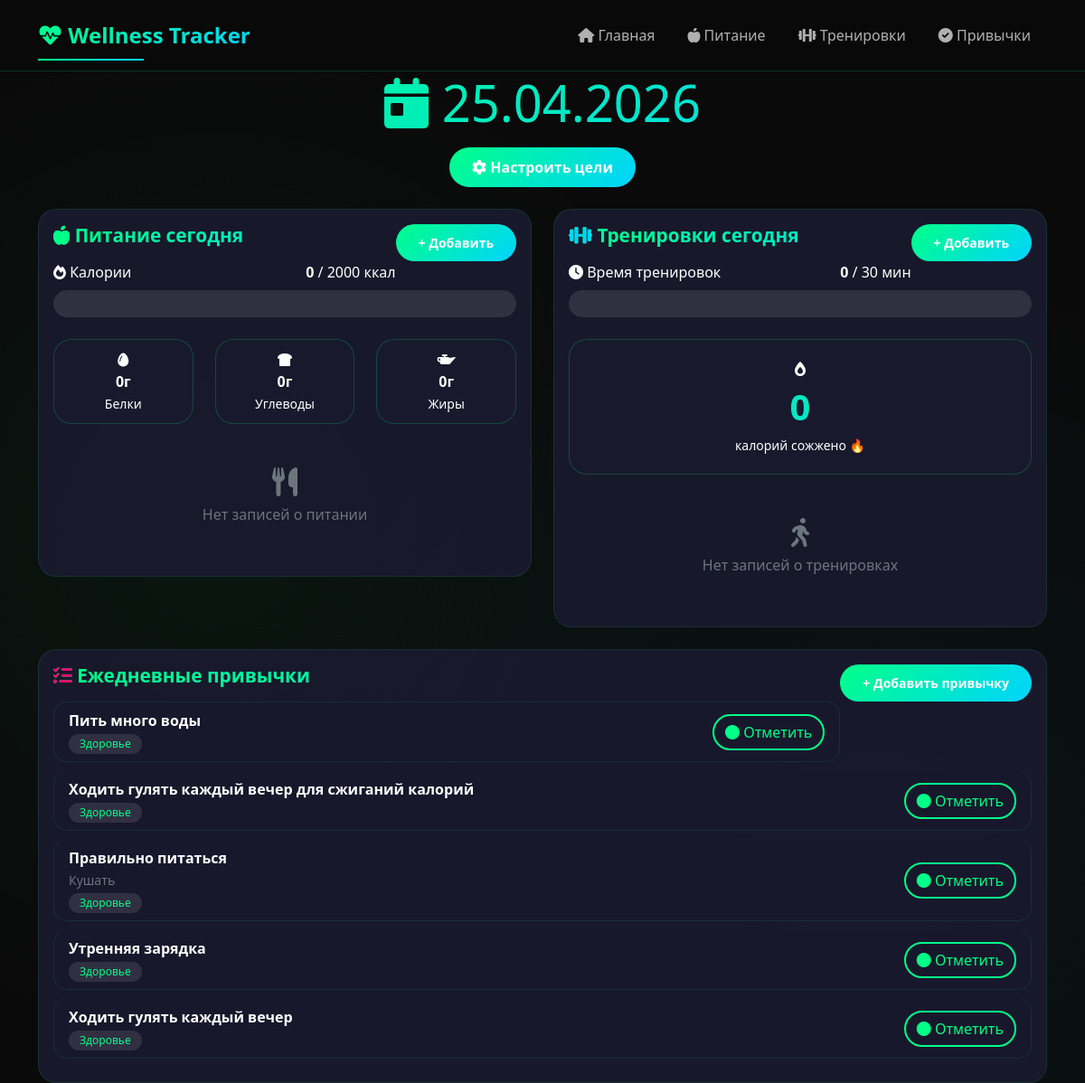
The page / on the database its author committed.
### app.py (models this page shows)
class DailyGoal(db.Model):
    id = db.Column(db.Integer, primary_key=True)
    date = db.Column(db.Date, nullable=False, default=datetime.now().date)
    calorie_goal = db.Column(db.Integer, default=2000)
    water_goal = db.Column(db.Integer, default=2000)  # в мл
    workout_goal = db.Column(db.Integer, default=30)  # в минутах

class Habit(db.Model):
    id = db.Column(db.Integer, primary_key=True)
    name = db.Column(db.String(100), nullable=False)
    description = db.Column(db.Text)
    category = db.Column(db.String(50), default='Другое')
    created_at = db.Column(db.DateTime, default=datetime.now)

### app.py (the view)
@app.route('/')
def index():
    today = datetime.now().date()
    habits = Habit.query.all()
    habits_with_status = []
    for habit in habits:
        log = HabitLog.query.filter_by(habit_id=habit.id, date=today).first()
        habits_with_status.append({
            'habit': habit,
            'completed': log is not None
        })
    meals = Meal.query.filter_by(date=today).order_by(Meal.time).all()
    total_calories = sum(meal.calories or 0 for meal in meals)
    total_protein = sum(meal.protein or 0 for meal in meals)
    total_carbs = sum(meal.carbs or 0 for meal in meals)
    total_fats = sum(meal.fats or 0 for meal in meals)
    workouts = Workout.query.filter_by(date=today).all()
    total_workout_time = sum(workout.duration or 0 for workout in workouts)
    total_calories_burned = sum(workout.calories_burned or 0 for workout in workouts)
    goal = DailyGoal.query.filter_by(date=today).first()
    if not goal:
        goal = DailyGoal(date=today)
        db.session.add(goal)
        db.session.commit()
    return render_template('index.html',
                         habits=habits_with_status,
                         today=today,
                         meals=meals,
                         total_calories=total_calories,
                         total_protein=total_protein,
                         total_carbs=total_carbs,
                         total_fats=total_fats,
                         workouts=workouts,
                         total_workout_time=total_workout_time,
                         total_calories_burned=total_calories_burned,
                         goal=goal)

### templates/index.html (shortened to what this page needs)
{% extends "base.html" %}
{% block content %}
<div class="fade-in">
    <div class="row mb-4">
        <div class="col-12 text-center">
            <h1 class="display-4" style="background: linear-gradient(135deg, #00ff88, #00d4ff); -webkit-background-clip: text; background-clip: text; color: transparent;">
                <i class="fas fa-calendar-day"></i> {{ today.strftime('%d.%m.%Y') }}
            </h1>
            <button class="btn btn-primary mt-2" data-bs-toggle="modal" data-bs-target="#goalModal">
                <i class="fas fa-cog"></i> Настроить цели
            </button>
        </div>
    </div>
    <div class="row">
        <div class="col-md-6">
            <div class="card fade-in" style="animation-delay: 0.1s;">
                <div class="card-body">
                    <h5 class="card-title">
                        <i class="fas fa-apple-alt" style="color: #00ff88;"></i> Питание сегодня
                        <a href="/add_meal" class="btn btn-sm btn-primary float-end">+ Добавить</a>
                    </h5>
                    <div class="mb-4">
                        <div class="d-flex justify-content-between mb-2">
                            <span><i class="fas fa-fire"></i> Калории</span>
                            <span><strong>{{ total_calories }}</strong> / {{ goal.calorie_goal }} ккал</span>
                        </div>
                        <div class="progress">
                        </div>
                    </div>
                    <div class="row text-center mb-4">
                        <div class="col-4">
                            <div class="stat-card" style="padding: 10px;">
                                <i class="fas fa-egg"></i>
                                <div><strong>{{ total_protein }}г</strong></div>
                                <small>Белки</small>
                            </div>
                        </div>
                        <div class="col-4">
                            <div class="stat-card" style="padding: 10px;">
                                <i class="fas fa-bread-slice"></i>
                                <div><strong>{{ total_carbs }}г</strong></div>
                                <small>Углеводы</small>
                            </div>
                        </div>
                        <div class="col-4">
                            <div class="stat-card" style="padding: 10px;">
                                <i class="fas fa-oil-can"></i>
                                <div><strong>{{ total_fats }}г</strong></div>
                                <small>Жиры</small>
                            </div>
                        </div>
                    </div>
                    {% if meals %}
                        {% for meal in meals %}
                            <div class="meal-item" style="margin-bottom: 10px;">
                                <div class="d-flex justify-content-between align-items-center">
                                    <div>
                                        <strong style="color: #00ff88;">{{ meal.meal_type }}</strong>
                                        <div>{{ meal.food_name }}</div>
                                        <small class="text-secondary">{{ meal.time }}</small>
                                    </div>
                                    <div class="text-end">
                                        <strong>{{ meal.calories }} ккал</strong>
                                        <form method="POST" action="/delete_meal/{{ meal.id }}" style="display: inline;">
                                            <button type="submit" class="btn btn-sm btn-link text-danger" onclick="return confirm('Удалить?')">
                                                <i class="fas fa-trash"></i>
                                            </button>
                                        </form>
                                    </div>
                                </div>
                            </div>
                        {% endfor %}
                    {% else %}
                        <p class="text-secondary text-center py-4">
                            <i class="fas fa-utensils fa-2x mb-2 d-block"></i>
                            Нет записей о питании
                        </p>
                    {% endif %}
                </div>
            </div>
        </div>
        <div class="col-md-6">
            <div class="card fade-in" style="animation-delay: 0.2s;">
                <div class="card-body">
                    <h5 class="card-title">
                        <i class="fas fa-dumbbell" style="color: #00d4ff;"></i> Тренировки сегодня
                        <a href="/add_workout" class="btn btn-sm btn-primary float-end">+ Добавить</a>
                    </h5>
                    <div class="mb-4">
                        <div class="d-flex justify-content-between mb-2">
                            <span><i class="fas fa-clock"></i> Время тренировок</span>
                            <span><strong>{{ total_workout_time }}</strong> / {{ goal.workout_goal }} мин</span>
                        </div>
                        <div class="progress">
                        </div>
                    </div>
                    <div class="text-center mb-4">
                        <div class="stat-card">
                            <i class="fas fa-burn"></i>
                            <div class="stat-number">{{ total_calories_burned }}</div>
                            <small>калорий сожжено 🔥</small>
                        </div>
                    </div>
                    {% if workouts %}
                        {% for workout in workouts %}
                            <div class="workout-item" style="margin-bottom: 10px;">
                                <div class="d-flex justify-content-between align-items-center">
                                    <div>
                                        <strong style="color: #00d4ff;">{{ workout.exercise_name }}</strong>
                                        <div>{{ workout.category }} • {{ workout.duration }} мин</div>
                                        {% if workout.sets %}
                                            <small class="text-secondary">{{ workout.sets }}x{{ workout.reps }} повторений</small>
                                        {% endif %}
                                    </div>
                                    <div class="text-end">
                                        <strong>{{ workout.calories_burned }} ккал</strong>
                                        <form method="POST" action="/delete_workout/{{ workout.id }}" style="display: inline;">
                                            <button type="submit" class="btn btn-sm btn-link text-danger" onclick="return confirm('Удалить?')">
                                                <i class="fas fa-trash"></i>
                                            </button>
                                        </form>
                                    </div>
                                </div>
                            </div>
                        {% endfor %}
                    {% else %}
                        <p class="text-secondary text-center py-4">
                            <i class="fas fa-person-walking fa-2x mb-2 d-block"></i>
                            Нет записей о тренировках
                        </p>
                    {% endif %}
                </div>
            </div>
        </div>
    </div>
    <div class="row mt-4">
        <div class="col-12">
            <div class="card fade-in" style="animation-delay: 0.3s;">
                <div class="card-body">
                    <h5 class="card-title">
                        <i class="fas fa-tasks" style="color: #ff006e;"></i> Ежедневные привычки
                        <a href="/add_habit" class="btn btn-sm btn-primary float-end">+ Добавить привычку</a>
                    </h5>
                    {% if habits %}
                        {% for item in habits %}
                            <div class="list-group-item d-flex justify-content-between align-items-center">
                                <div>
                                    <strong>{{ item.habit.name }}</strong>
                                    {% if item.habit.description %}
                                        <br><small class="text-secondary">{{ item.habit.description }}</small>
                                    {% endif %}
                                    <br><span class="badge bg-secondary">{{ item.habit.category }}</span>
                                </div>
                                <button class="btn toggle-habit {% if item.completed %}btn-success{% else %}btn-outline-primary{% endif %}"
                                        data-habit-id="{{ item.habit.id }}">
                                    <i class="fas {% if item.completed %}fa-check-circle{% else %}fa-circle{% endif %}"></i>
                                    {% if item.completed %}Выполнено{% else %}Отметить{% endif %}
                                </button>
                            </div>
                        {% endfor %}
                    {% else %}
                        <p class="text-secondary text-center py-4">
                            <i class="fas fa-smile fa-2x mb-2 d-block"></i>
                            Нет привычек. Добавьте первую!
                        </p>
                    {% endif %}
                </div>
            </div>
        </div>
    </div>
</div>
{% endblock %}

### static/style.css (style rules this page uses)
:root { --bg-primary: #0a0a0a; --bg-secondary: #1a1a2e; --bg-card: rgba(26, 26, 46, 0.95); --neon-green: #00ff88; --neon-blue: #00d4ff; --neon-purple: #9d4edd; --neon-pink: #ff006e; --text-primary: #ffffff; --text-secondary: #b0b0b0; --gradient-1: linear-gradient(135deg, #00ff88 0%, #00d4ff 100%); --gradient-2: linear-gradient(135deg, #9d4edd 0%, #ff006e 100%); --gradient-3: linear-gradient(135deg, #ff006e 0%, #ff8c00 100%); }
* { margin: 0; padding: 0; box-sizing: border-box; }
body { background: var(--bg-primary); background-image: radial-gradient(circle at 20% 50%, rgba(0, 255, 136, 0.05) 0%, transparent 50%), radial-gradient(circle at 80% 80%, rgba(0, 212, 255, 0.05) 0%, transparent 50%); font-family: 'Segoe UI', 'Poppins', system-ui, -apple-system, sans-serif; color: var(--text-primary); min-height: 100vh; }
.card { background: var(--bg-card); backdrop-filter: blur(10px); border: 1px solid rgba(0, 255, 136, 0.1); border-radius: 20px; transition: all 0.4s cubic-bezier(0.175, 0.885, 0.32, 1.275); overflow: hidden; position: relative; }
.card::before { content: ''; position: absolute; top: 0; left: -100%; width: 100%; height: 100%; background: linear-gradient(90deg, transparent, rgba(0, 255, 136, 0.1), transparent); transition: left 0.5s ease; }
.card-title { font-size: 1.3rem; font-weight: 600; margin-bottom: 1rem; background: var(--gradient-1); -webkit-background-clip: text; background-clip: text; color: transparent; }
.btn-primary { background: var(--gradient-1); border: none; border-radius: 50px; padding: 10px 25px; font-weight: 600; transition: all 0.3s ease; position: relative; overflow: hidden; }
.btn-primary::before { content: ''; position: absolute; top: 50%; left: 50%; width: 0; height: 0; border-radius: 50%; background: rgba(255, 255, 255, 0.3); transform: translate(-50%, -50%); transition: width 0.6s, height 0.6s; }
.btn-outline-primary { background: transparent; border: 2px solid var(--neon-green); color: var(--neon-green); border-radius: 50px; transition: all 0.3s ease; }
.progress { background: rgba(255, 255, 255, 0.1); border-radius: 50px; height: 30px; overflow: hidden; position: relative; }
.stat-card { background: var(--bg-card); backdrop-filter: blur(10px); border: 1px solid rgba(0, 255, 136, 0.2); border-radius: 20px; padding: 20px; text-align: center; transition: all 0.3s ease; position: relative; overflow: hidden; }
.stat-card::before { content: ''; position: absolute; top: -50%; left: -50%; width: 200%; height: 200%; background: radial-gradient(circle, rgba(0, 255, 136, 0.1), transparent); opacity: 0; transition: opacity 0.3s ease; }
.stat-number { font-size: 2.5rem; font-weight: bold; background: var(--gradient-1); -webkit-background-clip: text; background-clip: text; color: transparent; animation: pulse 2s infinite; }
.list-group-item { background: rgba(26, 26, 46, 0.6); border: 1px solid rgba(0, 255, 136, 0.1); border-radius: 15px !important; margin-bottom: 10px; transition: all 0.3s ease; color: var(--text-primary); }
.badge { padding: 5px 12px; border-radius: 50px; font-weight: 500; }
.bg-secondary { background: rgba(255, 255, 255, 0.1) !important; color: var(--neon-green); }
.fade-in { animation: fadeInUp 0.6s ease forwards; }

### rows shown on the page
DailyGoal: calorie_goal "2000", workout_goal "30"
Habit: habit.name "Пить много воды", habit.category "Здоровье"
Habit: habit.name "Ходить гулять каждый вечер для сжиганий калорий", habit.category "Здоровье"
Habit: habit.name "Правильно питаться", habit.description "Кушать", habit.category "Здоровье"
Habit: habit.name "Утренняя зарядка", habit.category "Здоровье"
Habit: habit.name "Ходить гулять каждый вечер", habit.category "Здоровье"

### other values the page prints
{{ total_calories }} "0"
{{ total_protein }} "0"
{{ total_carbs }} "0"
{{ total_fats }} "0"
{{ total_workout_time }} "0"
